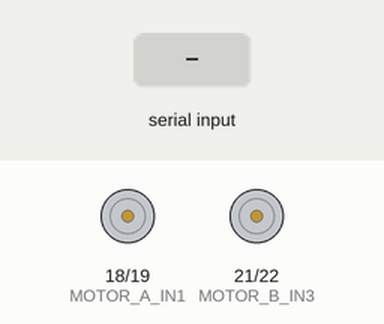
This sketch was run on a simulated ESP32. On the bench: motor-driver pin pairs drawn as motors (green arrow = first pin HIGH = forward, orange = second pin HIGH = backward, longer = more drive). The test bench sets the inputs (shaded band).

Above: at 1.2 s.
1.3 s: "S" received over Serial
At 2.1 s:
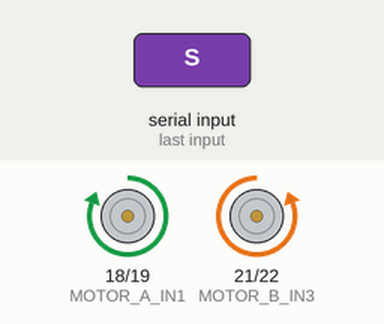
3.8 s: "F" received over Serial
At 4.2 s:
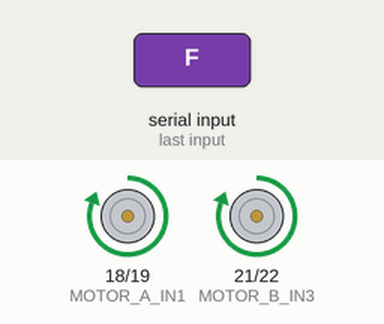
6.3 s: "B" received over Serial
At 7.1 s:
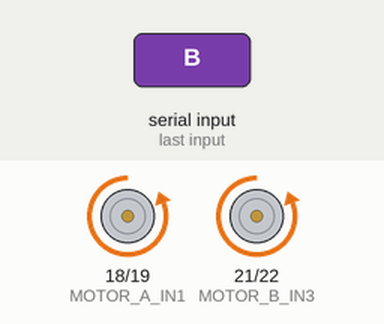
Timing chart, 0 to 9.3 s (numbered marks = the images above; inputs shaded):
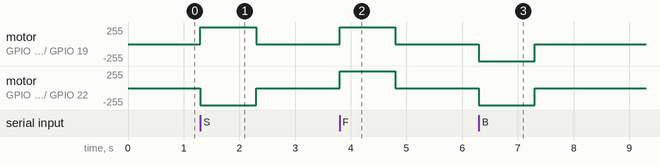

The sketch:

motor_safety.ino
```cpp
#define MOTOR_A_IN1 18
#define MOTOR_A_IN2 19
#define MOTOR_B_IN3 21
#define MOTOR_B_IN4 22

unsigned long last_cmd_time = 0;
const unsigned long TIMEOUT_MS = 1000; // Stop if no serial for 1 second

void setup() {
  // Use high baud rate to match serial_bridge.py
  Serial.begin(115200);

  pinMode(MOTOR_A_IN1, OUTPUT);
  pinMode(MOTOR_A_IN2, OUTPUT);
  pinMode(MOTOR_B_IN3, OUTPUT);
  pinMode(MOTOR_B_IN4, OUTPUT);

  stopMotors();
  last_cmd_time = millis();
}

void loop() {
  // Check for incoming commands from Raspberry Pi
  if (Serial.available() > 0) {
    char state = Serial.read();
    last_cmd_time = millis(); // Reset safety timer

    executeState(state);
  }

  // Safety Watchdog: Stop motors if Pi stops talking
  if (millis() - last_cmd_time > TIMEOUT_MS) {
    stopMotors();
  }
}

void executeState(char command) {
  switch(command) {
    case 'S': // IDLE_WAIT: Rotate in place to Scan
      rotateInPlace();
      break;

    case 'F': // APPROACH / MOVE: Move Forward
      moveForward();
      break;

    case 'B': // OBSTACLE: Emergency Backup
      moveBackward(); //update on how you want to handle obstacle
      break;

    case 'H': // ARRIVED / HALT: Stop all motion
    default:
      stopMotors();
      break;
  }
}


void rotateInPlace() {
  // Motors turn in opposite directions to spin the robot
  digitalWrite(MOTOR_A_IN1, HIGH);
  digitalWrite(MOTOR_A_IN2, LOW);
  digitalWrite(MOTOR_B_IN3, LOW);
  digitalWrite(MOTOR_B_IN4, HIGH);
}

void moveForward() {
  // Both motors move forward
  digitalWrite(MOTOR_A_IN1, HIGH);
  digitalWrite(MOTOR_A_IN2, LOW);
  digitalWrite(MOTOR_B_IN3, HIGH);
  digitalWrite(MOTOR_B_IN4, LOW);
}

void moveBackward() {
  // Both motors reverse
  digitalWrite(MOTOR_A_IN1, LOW);
  digitalWrite(MOTOR_A_IN2, HIGH);
  digitalWrite(MOTOR_B_IN3, LOW);
  digitalWrite(MOTOR_B_IN4, HIGH);
}

void stopMotors() {
  // Cut power to all motor inputs
  digitalWrite(MOTOR_A_IN1, LOW);
  digitalWrite(MOTOR_A_IN2, LOW);
  digitalWrite(MOTOR_B_IN3, LOW);
  digitalWrite(MOTOR_B_IN4, LOW);
}
```

Measured:
- after the input at 1.3 s, motor on GPIO 18 (MOTOR_A_IN1) / GPIO 19 (MOTOR_A_IN2): stopped → forward 255/255 at once, → stopped 1.0 s later; motor on GPIO 21 (MOTOR_B_IN3) / GPIO 22 (MOTOR_B_IN4): stopped → backward 255/255 at once, → stopped 1.0 s later
- after the input at 3.8 s, motor on GPIO 18 (MOTOR_A_IN1) / GPIO 19 (MOTOR_A_IN2), motor on GPIO 21 (MOTOR_B_IN3) / GPIO 22 (MOTOR_B_IN4): stopped → forward 255/255 at once, → stopped 1.0 s later
- after the input at 6.3 s, motor on GPIO 18 (MOTOR_A_IN1) / GPIO 19 (MOTOR_A_IN2), motor on GPIO 21 (MOTOR_B_IN3) / GPIO 22 (MOTOR_B_IN4): stopped → backward 255/255 at once, → stopped 1.0 s later
